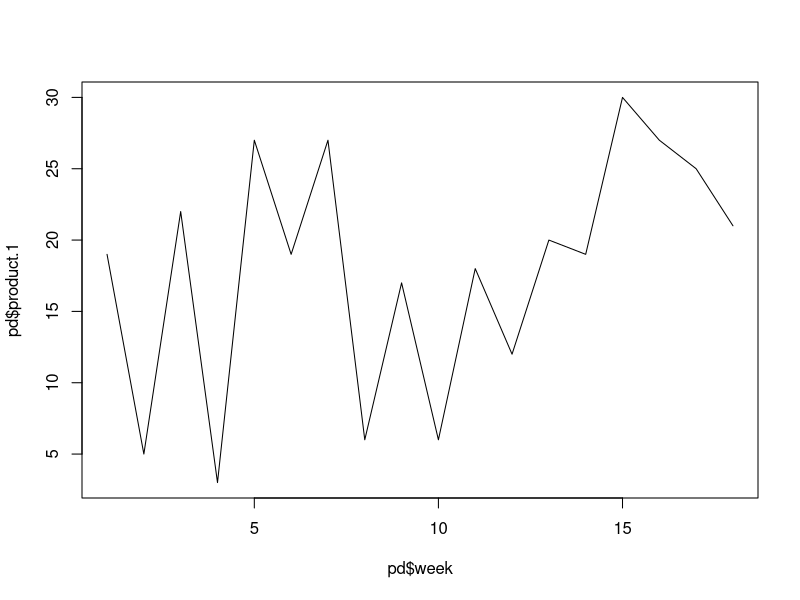
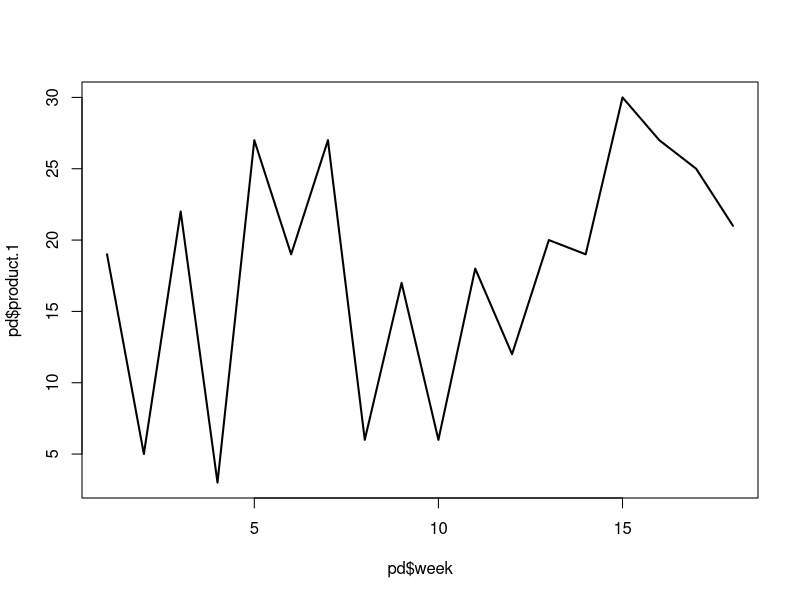
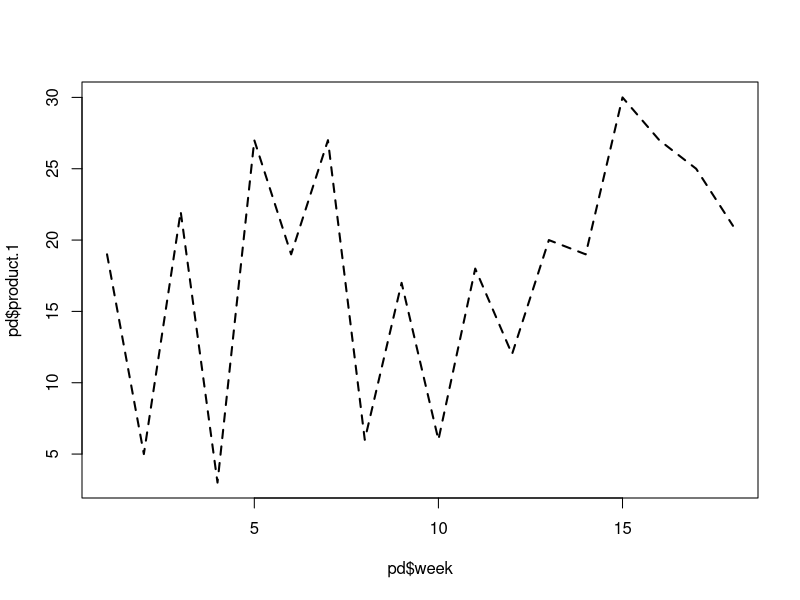
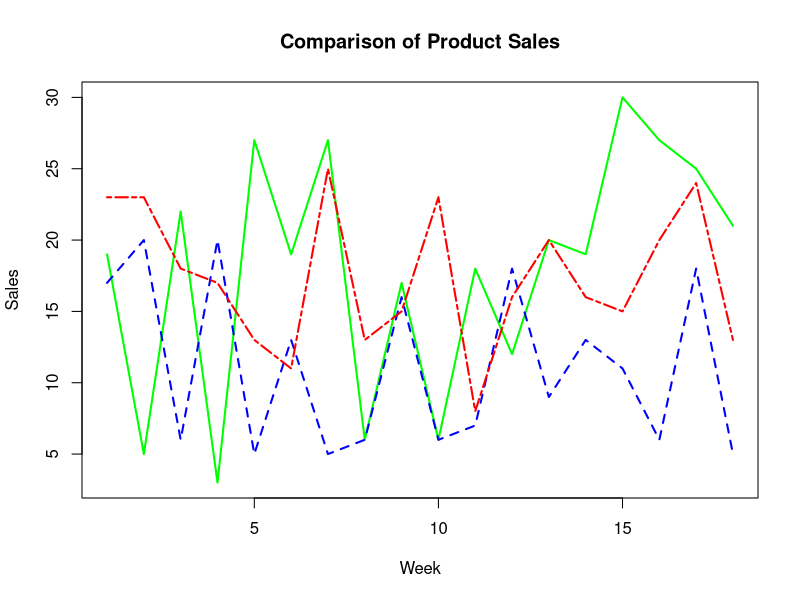
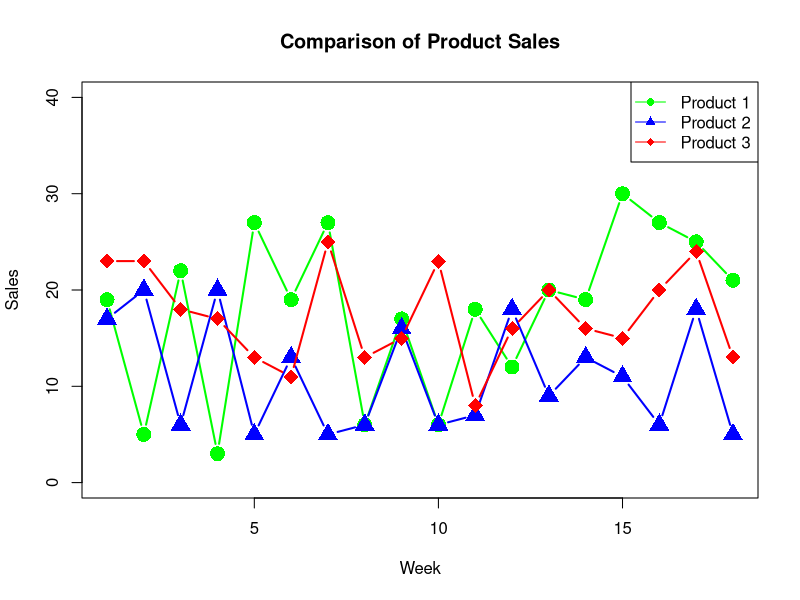

Reproduce these figures in R, in order.
# Line plot examples

pd <- read.csv("product-sales.csv")

# Build a basic line graph.
plot(pd$week, pd$product.1, type="l")

# Make a thicker line (lwd)
# Options: # R Colors and PCH Symbols: http://www.statmethods.net/advgraphs/parameters.html
plot(pd$week, pd$product.1, type="l", lwd=2)

# Make line dashed (lty)
plot(pd$week, pd$product.1, type="l", lwd=2, lty=2)

# Multiple Lines with title
plot(pd$week, pd$product.1, type="l", col="green", lwd=2,
     main="Comparison of Product Sales",
	 xlab="Week", ylab="Sales")
lines(pd$product.2, type="l", col="blue", lwd=2, lty=2)
lines(pd$product.3, type="l", col="red", lwd=2, lty=6)

# Lines with symbol markers (type = "b", pch for symbol, cex for symbol size)
plot(pd$week, pd$product.1, type="b", col="green", lwd=2, pch=16, cex=2,
     main="Comparison of Product Sales",
	 xlab="Week", ylab="Sales", ylim=c(0,40))
lines(pd$product.2, type="b", col="blue", lwd=2, pch=17, cex=2)
lines(pd$product.3, type="b", col="red", lwd=2, pch=18, cex=2)

# Add Legend
legend("topright", lty=1, col=c("green","blue","red"), pch=c(16,17,18), 
      legend=c("Product 1", "Product 2", "Product 3"))
	  